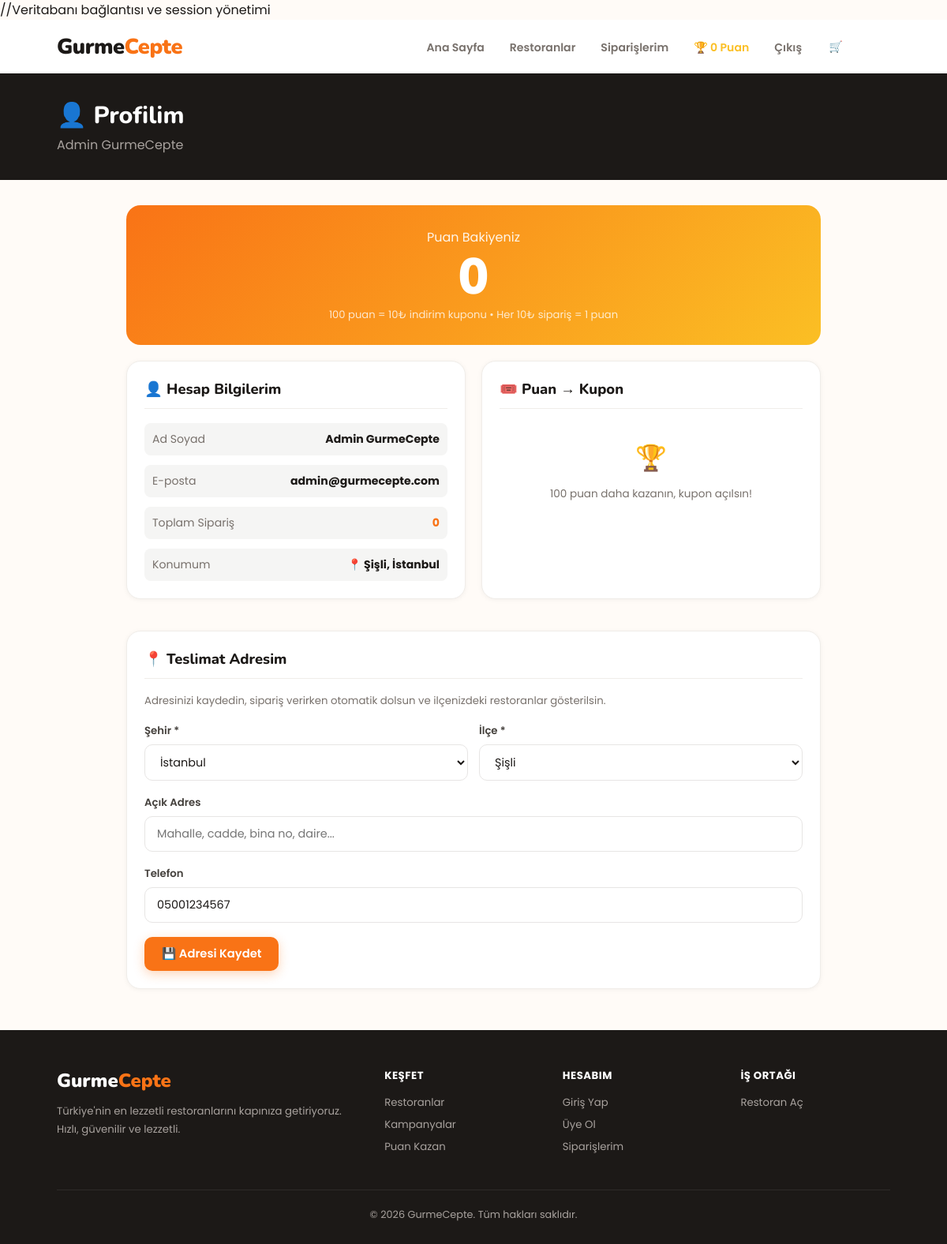
Screenshot of /modules/profilim.php (signed in) with the database file from the repository.
### tables this page shows
CREATE TABLE kullanicilar (
    id INT AUTO_INCREMENT PRIMARY KEY,
    ad VARCHAR(100) NOT NULL,
    soyad VARCHAR(100) NOT NULL,
    email VARCHAR(150) UNIQUE NOT NULL,
    sifre VARCHAR(255) NOT NULL,
    telefon VARCHAR(20),
    sehir VARCHAR(100),
    ilce VARCHAR(100),
    adres_detay TEXT,
    kupon_puani INT DEFAULT 0,
    rol ENUM('kullanici','restoran','admin') DEFAULT 'kullanici',
    olusturma_tarihi TIMESTAMP DEFAULT CURRENT_TIMESTAMP
);

### src/core/db.php (called while the page is built, shortened)
<?php
$pdo = null;
try {
    $pdo = new PDO(
        "mysql:host=" . DB_HOST . ";dbname=" . DB_NAME . ";charset=utf8mb4",
        DB_USER,
        DB_PASS,
        [
            PDO::ATTR_ERRMODE => PDO::ERRMODE_EXCEPTION,
            PDO::ATTR_DEFAULT_FETCH_MODE => PDO::FETCH_ASSOC,
            PDO::ATTR_EMULATE_PREPARES => false,
        ]
    );
} catch (PDOException $e) {
    die(json_encode(['hata' => 'Veritabanı bağlantı hatası: ' . $e->getMessage()]));
}
function getDB() {
    global $pdo;
    return $pdo;
}
function girisYapildi() {
    return isset($_SESSION['kullanici_id']);
}
function oturumKullanici() {
    return $_SESSION ?? [];
}
?>

### src/services/siparis.php (called while the page is built, shortened)
<?php
require_once __DIR__ . '/../core/db.php';
require_once __DIR__ . '/../core/Siparis.php';
function kullaniciSiparisleri($kullanici_id) {
    $s = new Siparis();
    return $s->kullanicininSiparisleri($kullanici_id);
}

### src/core/Siparis.php (called while the page is built, shortened)
<?php
require_once __DIR__ . '/db.php';
class Siparis {
    private $db;
    public function __construct($id = null) {
        $this->db = getDB();
    }
    public function kullanicininSiparisleri($kullanici_id) {
        $stmt = $this->db->prepare(
            "SELECT s.*, r.isim as restoran_isim
             FROM siparisler s
             JOIN restoranlar r ON s.restoran_id = r.id
             WHERE s.kullanici_id = ?
             ORDER BY s.olusturma_tarihi DESC"
        );
        $stmt->execute([$kullanici_id]);
        return $stmt->fetchAll();
    }
}

### src/data/sehirler.php (called while the page is built)
<?php
function getSehirler() {
    return [
        'İstanbul' => ['Adalar','Arnavutköy','Ataşehir','Avcılar','Bağcılar','Bahçelievler','Bakırköy','Başakşehir','Bayrampaşa','Beşiktaş','Beykoz','Beylikdüzü','Beyoğlu','Büyükçekmece','Çatalca','Çekmeköy','Esenler','Esenyurt','Eyüpsultan','Fatih','Gaziosmanpaşa','Güngören','Kadıköy','Kağıthane','Kartal','Küçükçekmece','Maltepe','Pendik','Sancaktepe','Sarıyer','Şile','Silivri','Şişli','Sultanbeyli','Sultangazi','Tuzla','Ümraniye','Üsküdar','Zeytinburnu'],
        'Ankara' => ['Akyurt','Altındağ','Ayaş','Bala','Beypazarı','Çamlıdere','Çankaya','Çubuk','Elmadağ','Etimesgut','Evren','Gölbaşı','Güdül','Haymana','Kahramankazan','Kalecik','Keçiören','Kızılcahamam','Mamak','Nallıhan','Polatlı','Pursaklar','Sincan','Şereflikoçhisar','Yenimahalle'],
        'İzmir' => ['Aliağa','Balçova','Bayındır','Bayraklı','Bergama','Beydağ','Bornova','Buca','Çeşme','Çiğli','Dikili','Foça','Gaziemir','Güzelbahçe','Karabağlar','Karaburun','Karşıyaka','Kemalpaşa','Kınık','Kiraz','Konak','Menderes','Menemen','Narlıdere','Ödemiş','Seferihisar','Selçuk','Tire','Torbalı','Urla'],
        'Bursa' => ['Büyükorhan','Gemlik','Gürsu','Harmancık','İnegöl','İznik','Karacabey','Keles','Kestel','Mudanya','Mustafakemalpaşa','Nilüfer','Orhaneli','Orhangazi','Osmangazi','Yıldırım','Yenişehir'],
        'Antalya' => ['Akseki','Aksu','Alanya','Demre','Döşemealtı','Elmalı','Finike','Gazipaşa','Gündoğmuş','İbradı','Kale','Kaş','Kemer','Kepez','Konyaaltı','Korkuteli','Kumluca','Manavgat','Muratpaşa','Serik'],
        'Adana' => ['Aladağ','Ceyhan','Çukurova','Feke','İmamoğlu','Karaisalı','Karataş','Kozan','Pozantı','Saimbeyli','Sarıçam','Seyhan','Tufanbeyli','Yumurtalık','Yüreğir'],
        'Konya' => ['Ahırlı','Akören','Akşehir','Altınekin','Beyşehir','Bozkır','Cihanbeyli','Çeltik','Çumra','Derbent','Derebucak','Doğanhisar','Emirgazi','Ereğli','Güneysınır','Hadim','Halkapınar','Hüyük','Ilgın','Kadınhanı','Karapınar','Karatay','Kulu','Meram','Sarayönü','Selçuklu','Seydişehir','Taşkent','Tuzlukçu','Yalıhüyük','Yunak'],
        'Gaziantep' => ['Araban','İslahiye','Karkamış','Nizip','Nurdağı','Oğuzeli','Şahinbey','Şehitkamil','Yavuzeli'],
        'Mersin' => ['Akdeniz','Anamur','Aydıncık','Bozyazı','Çamlıyayla','Erdemli','Gülnar','Mezitli','Mut','Silifke','Tarsus','Toroslar','Yenişehir'],
        'Kayseri' => ['Akkışla','Bünyan','Develi','Felahiye','Hacılar','İncesu','Kocasinan','Melikgazi','Özvatan','Pınarbaşı','Sarıoğlan','Sarız','Talas','Tomarza','Yahyalı','Yeşilhisar'],
    ];
}

### modules/profilim.php (the view, shortened to what this page needs)
<?php
require_once __DIR__ . '/../src/core/db.php';
require_once __DIR__ . '/../src/services/siparis.php';
require_once __DIR__ . '/../src/data/sehirler.php';
$db = getDB();
$stmt = $db->prepare("SELECT * FROM kullanicilar WHERE id=?");
$stmt->execute([$_SESSION['kullanici_id']]);
$kullanici = $stmt->fetch();
$puan = $kullanici['kupon_puani'] ?? 0;
$siparisler = kullaniciSiparisleri($_SESSION['kullanici_id']);
$sehirler = getSehirler();
$aktifSehir = $kullanici['sehir'] ?? '';
$aktifIlce  = $kullanici['ilce'] ?? '';
?>
<!DOCTYPE html>
<html lang="tr">
<head>
    <link rel="stylesheet" href="<?= SITE_URL ?>/src/ui/style.css">
</head>
<body>
<?php include __DIR__ . '/../src/ui/navbar.php'; ?>
<div style="background:var(--koyu);padding:32px 6%;color:white">
    <h1 style="font-family:'Nunito',sans-serif;font-size:1.9rem;font-weight:800">👤 Profilim</h1>
    <p style="color:#A8A29E;margin-top:4px"><?= htmlspecialchars($kullanici['ad'].' '.$kullanici['soyad']) ?></p>
</div>
<div style="max-width:1000px;margin:32px auto;padding:0 5%">
    <div class="puan-kart">
        <div class="puan-etiketi">Puan Bakiyeniz</div>
        <div class="puan-sayi"><?= $puan ?></div>
        <div class="puan-aciklama">100 puan = 10₺ indirim kuponu • Her 10₺ sipariş = 1 puan</div>
    </div>
    <div style="display:grid;grid-template-columns:1fr 1fr;gap:20px">
        <div class="panel-kart">
            <h3>👤 Hesap Bilgilerim</h3>
            <div style="display:flex;flex-direction:column;gap:12px;font-size:0.88rem">
                <div style="display:flex;justify-content:space-between;padding:10px;background:var(--acik-gri);border-radius:8px">
                    <span style="color:var(--gri)">Ad Soyad</span>
                    <span style="font-weight:700"><?= htmlspecialchars($kullanici['ad'].' '.$kullanici['soyad']) ?></span>
                </div>
                <div style="display:flex;justify-content:space-between;padding:10px;background:var(--acik-gri);border-radius:8px">
                    <span style="color:var(--gri)">E-posta</span>
                    <span style="font-weight:700"><?= htmlspecialchars($kullanici['email']) ?></span>
                </div>
                <div style="display:flex;justify-content:space-between;padding:10px;background:var(--acik-gri);border-radius:8px">
                    <span style="color:var(--gri)">Toplam Sipariş</span>
                    <span style="font-weight:700;color:var(--turuncu)"><?= count($siparisler) ?></span>
                </div>
                <?php if ($aktifSehir): ?>
                <div style="display:flex;justify-content:space-between;padding:10px;background:var(--acik-gri);border-radius:8px">
                    <span style="color:var(--gri)">Konumum</span>
                    <span style="font-weight:700">📍 <?= htmlspecialchars($aktifIlce.', '.$aktifSehir) ?></span>
                </div>
                <?php endif; ?>
            </div>
        </div>
        <div class="panel-kart">
            <h3>🎟️ Puan → Kupon</h3>
            <?php if ($puan >= 100): ?>
                <p style="font-size:0.83rem;color:var(--gri);margin-bottom:14px"><?= $puan ?> puanınız var. 100 puan = 10₺ kupon.</p>
                <form method="POST">
                    <div class="form-grup">
                        <label>Kullanılacak puan (100'ün katları)</label>
                        <select name="puan_kullan" style="width:100%;padding:10px 14px;border:1.5px solid #E7E5E4;border-radius:10px;font-family:'Poppins',sans-serif;font-size:0.9rem;outline:none">
                            <?php for ($i=100; $i<=$puan; $i+=100): ?>
                                <option value="<?= $i ?>"><?= $i ?> puan → ₺<?= $i/10 ?> indirim</option>
                            <?php endfor; ?>
                        </select>
                    </div>
                    <button type="submit" name="kupon_olustur" class="btn btn-primary">🎟️ Kupon Oluştur</button>
                </form>
            <?php else: ?>
                <div class="bos-durum" style="padding:20px">
                    <div class="emoji" style="font-size:2rem">🏆</div>
                    <p style="font-size:0.85rem"><?= 100-$puan ?> puan daha kazanın, kupon açılsın!</p>
                </div>
            <?php endif; ?>
        </div>
        <div class="panel-kart" style="grid-column:1/-1">
            <h3>📍 Teslimat Adresim</h3>
            <p style="font-size:0.83rem;color:var(--gri);margin-bottom:18px">Adresinizi kaydedin, sipariş verirken otomatik dolsun ve ilçenizdeki restoranlar gösterilsin.</p>
            <form method="POST">
                <div class="form-grid">
                    <div class="form-grup">
                        <label>Şehir *</label>
                        <select name="sehir" id="sehir-select" onchange="ilceleriYukle(this.value)" required>
                            <?php foreach (array_keys($sehirler) as $s): ?>
                                <option value="<?= $s ?>" <?= $aktifSehir===$s?'selected':'' ?>><?= $s ?></option>
                            <?php endforeach; ?>
                        </select>
                    </div>
                    <div class="form-grup">
                        <label>İlçe *</label>
                        <select name="ilce" id="ilce-select" required>
                            <?php if ($aktifSehir && isset($sehirler[$aktifSehir])): ?>
                                <?php foreach ($sehirler[$aktifSehir] as $i): ?>
                                    <option value="<?= $i ?>" <?= $aktifIlce===$i?'selected':'' ?>><?= $i ?></option>
                                <?php endforeach; ?>
                            <?php endif; ?>
                        </select>
                    </div>
                </div>
                <div class="form-grup">
                    <label>Açık Adres</label>
                    <input type="text" name="adres_detay" placeholder="Mahalle, cadde, bina no, daire..." value="<?= htmlspecialchars($kullanici['adres_detay'] ?? '') ?>">
                </div>
                <div class="form-grup">
                    <label>Telefon</label>
                    <input type="tel" name="telefon" placeholder="05XX XXX XX XX" value="<?= htmlspecialchars($kullanici['telefon'] ?? '') ?>">
                </div>
                <button type="submit" name="adres_guncelle" class="btn btn-primary">💾 Adresi Kaydet</button>
            </form>
        </div>
    </div>
</div>
<?php include __DIR__ . '/../src/ui/footer.php'; ?>
</body>
</html>

### src/ui/navbar.php (shortened to what this page needs)
<?php
$oturum = oturumKullanici();
?>
<nav class="navbar">
    <a href="<?= SITE_URL ?>/index.php" class="logo">Gurme<span>Cepte</span></a>
    <ul class="nav-links">
        <li><a href="<?= SITE_URL ?>/index.php">Ana Sayfa</a></li>
        <li><a href="<?= SITE_URL ?>/modules/restoranlar.php">Restoranlar</a></li>
        <?php if (girisYapildi()): ?>
            <li><a href="<?= SITE_URL ?>/modules/siparislerim.php">Siparişlerim</a></li>
            <li>
                <a href="<?= SITE_URL ?>/modules/profilim.php" style="color:var(--altin)">
                    🏆 <?= htmlspecialchars($oturum['kupon_puani'] ?? 0) ?> Puan
                </a>
            </li>
            <li><a href="<?= SITE_URL ?>/modules/cikis.php">Çıkış</a></li>
        <?php else: ?>
            <li><a href="<?= SITE_URL ?>/modules/giris.php">Giriş Yap</a></li>
            <li><a href="<?= SITE_URL ?>/modules/kayit.php" class="btn-nav">Üye Ol</a></li>
        <?php endif; ?>
        <li>
            <a href="#" class="sepet-ac-btn" style="color:white;background:rgba(255,255,255,0.1);padding:8px 16px;border-radius:10px;display:flex;align-items:center;gap:8px;text-decoration:none">
                🛒 Sepet
            </a>
        </li>
    </ul>
</nav>

### src/ui/style.css (style rules this page uses)
:root { --turuncu: #F97316; --koyu-turuncu: #EA580C; --altin: #FBBF24; --krem: #FFFBF7; --koyu: #1C1917; --gri: #78716C; --acik-gri: #F5F5F4; --beyaz: #FFFFFF; --yesil: #22C55E; --kirmizi: #EF4444; --golge: 0 4px 24px rgba(249,115,22,0.18); --golge-buyuk: 0 8px 32px rgba(0,0,0,0.10); --radius: 18px; --radius-kucuk: 10px; }
* { margin: 0; padding: 0; box-sizing: border-box; }
body { font-family: 'Poppins', sans-serif; background: var(--krem); color: var(--koyu); min-height: 100vh; }
.navbar { background: rgba(255,255,255,0.95); backdrop-filter: blur(12px); padding: 0 6%; display: flex; align-items: center; justify-content: space-between; height: 68px; position: sticky; top: 0; z-index: 1000; box-shadow: 0 1px 0 rgba(0,0,0,0.08); }
.logo { font-family: 'Nunito', sans-serif; font-size: 1.7rem; font-weight: 900; color: var(--koyu); text-decoration: none; letter-spacing: -0.5px; }
.logo span { color: var(--turuncu); }
.nav-links { display: flex; align-items: center; gap: 4px; list-style: none; }
.nav-links a { color: var(--gri); text-decoration: none; padding: 8px 14px; border-radius: 8px; font-size: 0.88rem; font-weight: 600; transition: all 0.2s; }
.btn { display: inline-flex; align-items: center; gap: 8px; padding: 11px 22px; border-radius: var(--radius-kucuk); font-family: 'Poppins', sans-serif; font-size: 0.92rem; font-weight: 600; cursor: pointer; border: none; transition: all 0.22s ease; text-decoration: none; }
.btn-primary { background: var(--turuncu); color: white; box-shadow: 0 4px 14px rgba(249,115,22,0.3); }
.form-grup { margin-bottom: 18px; }
.form-grup label { display: block; font-size: 0.83rem; font-weight: 600; margin-bottom: 7px; color: #44403C; }
.form-grup input, .form-grup select, .form-grup textarea { width: 100%; padding: 11px 15px; border: 1.5px solid #E7E5E4; border-radius: 10px; font-family: 'Poppins', sans-serif; font-size: 0.9rem; outline: none; transition: border-color 0.18s, box-shadow 0.18s; background: white; color: var(--koyu); }
.form-grid { display: grid; grid-template-columns: 1fr 1fr; gap: 14px; }
.puan-kart { background: linear-gradient(135deg, var(--turuncu), var(--altin)); border-radius: var(--radius); padding: 28px; color: white; text-align: center; margin-bottom: 20px; }
.puan-sayi { font-family: 'Nunito', sans-serif; font-size: 4rem; font-weight: 900; line-height: 1; }
.puan-etiketi { font-size: 1rem; opacity: 0.9; margin-bottom: 6px; }
.puan-aciklama { font-size: 0.82rem; opacity: 0.78; margin-top: 6px; }
.panel-kart { background: white; border-radius: var(--radius); padding: 22px; margin-bottom: 20px; box-shadow: 0 1px 6px rgba(0,0,0,0.05); border: 1px solid #F0EDE9; }
.panel-kart h3 { font-family: 'Nunito', sans-serif; font-size: 1.15rem; font-weight: 800; margin-bottom: 18px; padding-bottom: 12px; border-bottom: 1.5px solid #F0EDE9; }
.bos-durum { text-align: center; padding: 50px 20px; color: var(--gri); }
.bos-durum .emoji { font-size: 3.5rem; margin-bottom: 12px; }

### rows the page displays
kullanicilar: kupon_puani "0", ad+soyad "Admin GurmeCepte", email "admin@gurmecepte.com", ilce+sehir "Şişli, İstanbul", 100-$puan "100", sehir "İstanbul", ilce "Şişli", telefon "05001234567"

### other values shown
count($siparisler) "0"
